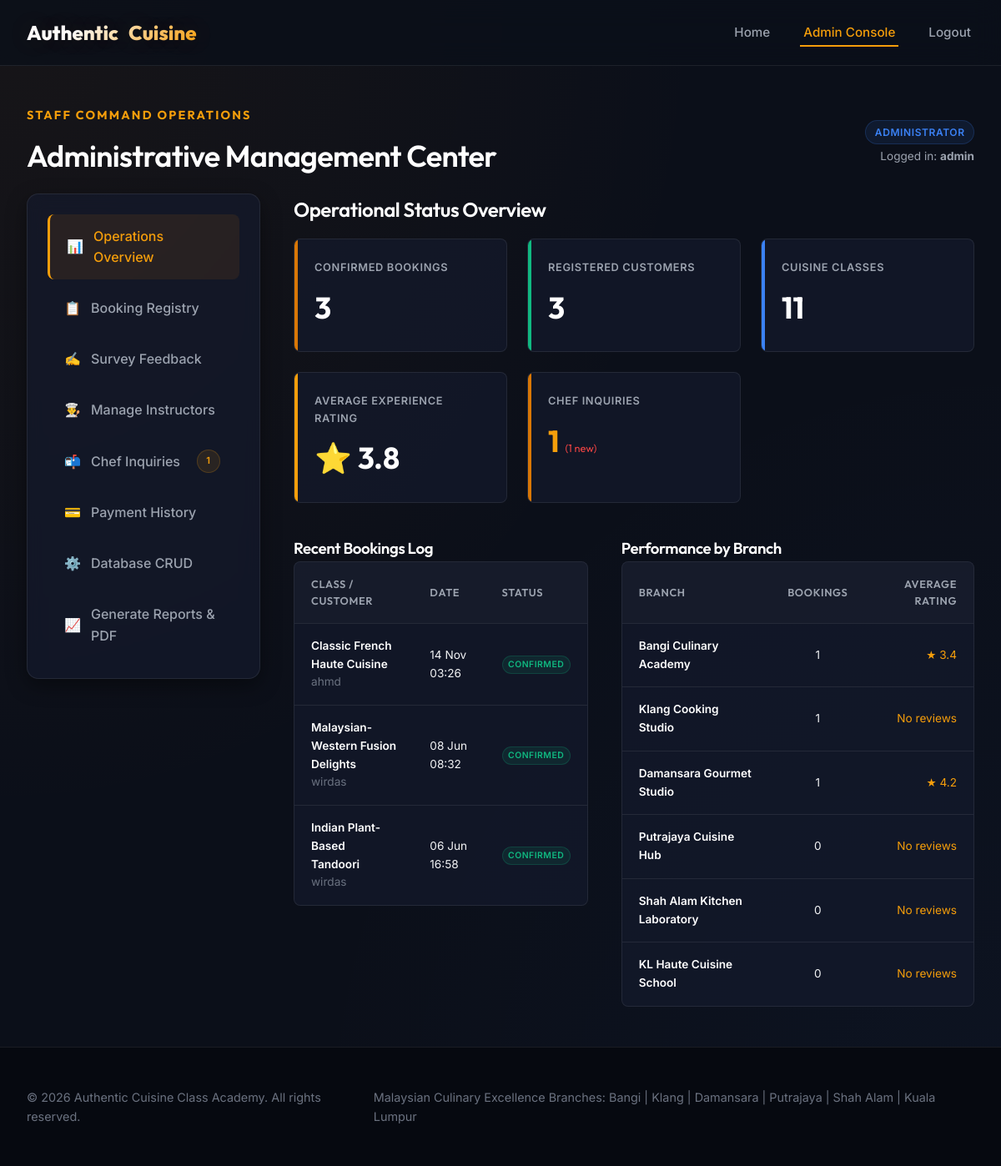
Page /admin-dashboard.php (signed in) on the earlier database version.
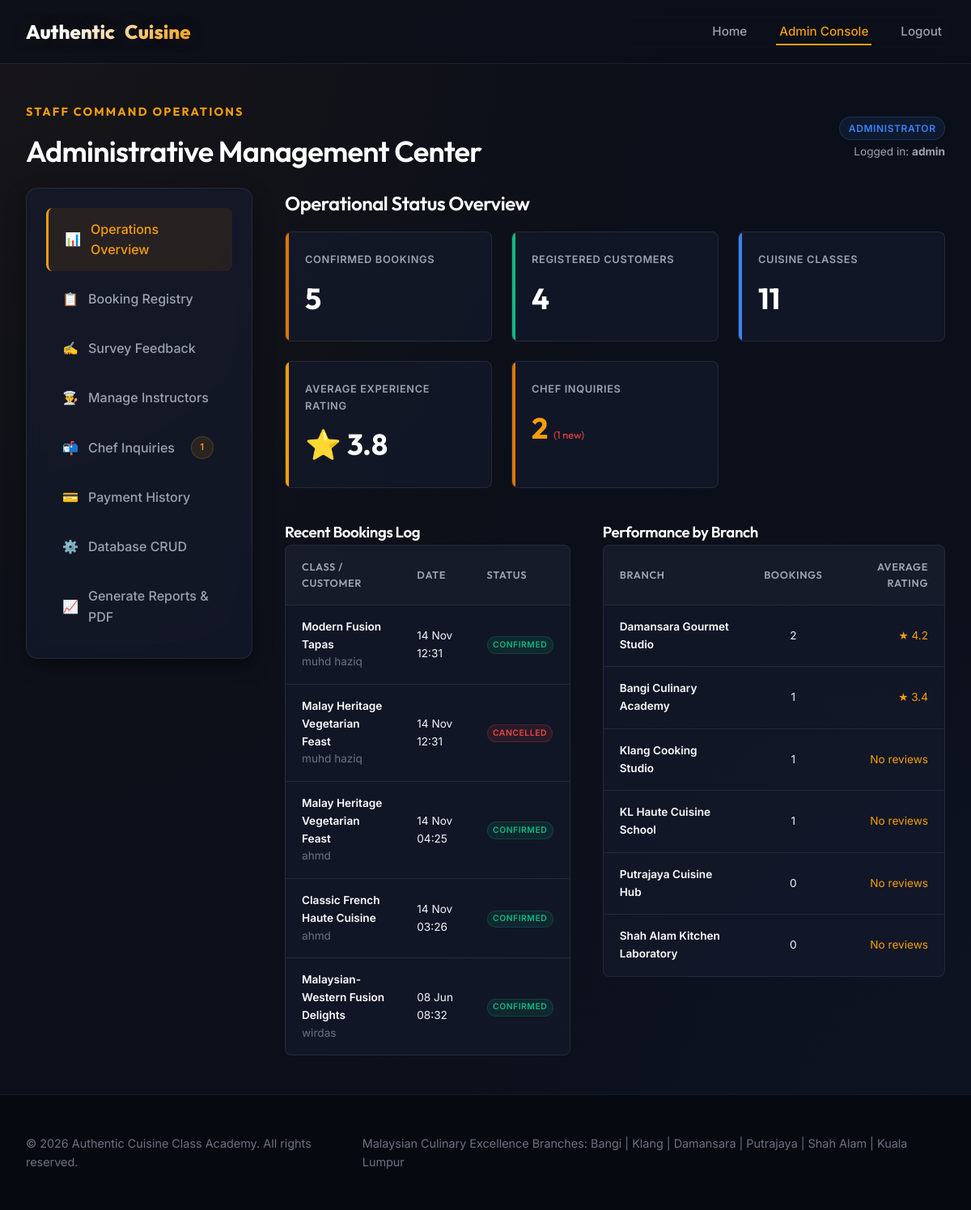
Same page on the later database version.
### tables this page shows
CREATE TABLE `bookings` (
  `id` varchar(255) NOT NULL,
  `customer_id` varchar(255) NOT NULL,
  `class_id` varchar(255) NOT NULL,
  `booking_date` timestamp NOT NULL DEFAULT current_timestamp(),
  `status` varchar(50) NOT NULL DEFAULT 'Confirmed',
  `payment_status` enum('Paid','Unpaid') NOT NULL DEFAULT 'Unpaid',
  PRIMARY KEY (`id`),
  KEY `customer_id` (`customer_id`),
  KEY `class_id` (`class_id`),
  CONSTRAINT `bookings_ibfk_1` FOREIGN KEY (`customer_id`) REFERENCES `customers` (`id`) ON DELETE CASCADE,
  CONSTRAINT `bookings_ibfk_2` FOREIGN KEY (`class_id`) REFERENCES `cuisineclasses` (`id`) ON DELETE CASCADE
);

CREATE TABLE `cuisineclasses` (
  `id` varchar(255) NOT NULL,
  `branch_id` varchar(255) NOT NULL,
  `name` varchar(255) NOT NULL,
  `description` text NOT NULL,
  `cuisine_type` varchar(100) NOT NULL,
  `instructor_id` varchar(255) DEFAULT NULL,
  `instructor` varchar(255) NOT NULL,
  `schedule` datetime NOT NULL,
  `capacity` int(11) NOT NULL,
  `price` decimal(10,2) NOT NULL,
  PRIMARY KEY (`id`),
  KEY `branch_id` (`branch_id`),
  CONSTRAINT `cuisineclasses_ibfk_1` FOREIGN KEY (`branch_id`) REFERENCES `branches` (`id`) ON DELETE CASCADE
);

CREATE TABLE `customers` (
  `id` varchar(255) NOT NULL,
  `name` varchar(255) NOT NULL,
  `email` varchar(255) NOT NULL,
  `password` varchar(255) NOT NULL,
  `phone` varchar(50) NOT NULL,
  `created_at` timestamp NOT NULL DEFAULT current_timestamp(),
  PRIMARY KEY (`id`),
  UNIQUE KEY `email` (`email`)
);

CREATE TABLE `branches` (
  `id` varchar(255) NOT NULL,
  `name` varchar(255) NOT NULL,
  `address` text NOT NULL,
  `city` varchar(100) NOT NULL,
  `phone` varchar(50) NOT NULL,
  PRIMARY KEY (`id`)
);

### admin-dashboard.php (the view, shortened to what this page needs)
<?php
require_once __DIR__ . '/auth.php';
$admin_username = $_SESSION['admin_username'];
$admin_role = $_SESSION['admin_role'];
$total_bookings = $pdo->query("SELECT COUNT(*) FROM bookings WHERE status = 'Confirmed'")->fetchColumn();
$total_customers = $pdo->query("SELECT COUNT(*) FROM customers")->fetchColumn();
$total_classes = $pdo->query("SELECT COUNT(*) FROM cuisineclasses")->fetchColumn();
$avg_rating_sql = "SELECT AVG(CAST(response AS DECIMAL(10,2)))
                   FROM surveys s
                   JOIN questions q ON s.question_id = q.id
                   WHERE q.question_type = 'rating'";
$avg_rating = round((float)$pdo->query($avg_rating_sql)->fetchColumn(), 2);
$latest_bookings = $pdo->query("SELECT b.id, b.booking_date, b.status, c.name as customer_name, cl.name as class_name
                                FROM bookings b
                                JOIN customers c ON b.customer_id = c.id
                                JOIN cuisineclasses cl ON b.class_id = cl.id
                                ORDER BY b.booking_date DESC LIMIT 5")->fetchAll();
$branch_stats = $pdo->query("
    SELECT br.id, br.name,
           (SELECT COUNT(*) FROM bookings bk JOIN cuisineclasses cls ON bk.class_id = cls.id WHERE cls.branch_id = br.id AND bk.status = 'Confirmed') as active_bookings,
           (SELECT AVG(CAST(s.response AS DECIMAL(10,2)))
            FROM surveys s
            JOIN bookings b ON s.booking_id = b.id
            JOIN cuisineclasses cls ON b.class_id = cls.id
            JOIN questions q ON s.question_id = q.id
            WHERE cls.branch_id = br.id
            AND q.question_type = 'rating') as avg_score
    FROM branches br
    ORDER BY active_bookings DESC
")->fetchAll();
$all_inquiries = $pdo->query("SELECT * FROM inquiries ORDER BY submitted_at DESC")->fetchAll();
$new_inquiries_count = $pdo->query("SELECT COUNT(*) FROM inquiries WHERE status = 'New'")->fetchColumn();
?>
<!DOCTYPE html>
<html lang="en">
<head>
    <link rel="stylesheet" href="style.css">
</head>
<body>
    <header>
        <div class="nav-container">
            <a href="index.php" class="logo">Authentic <span>Cuisine</span></a>
            <ul class="nav-links">
                <li><a href="index.php">Home</a></li>
                <li><a href="admin-dashboard.php" class="active">Admin Console</a></li>
                <li><a href="logout.php">Logout</a></li>
            </ul>
        </div>
    </header>
    <div class="container">
        <div class="flex-between mb-4">
            <div>
                <span class="section-subtitle">Staff Command Operations</span>
                <h1 style="font-size: 2.25rem;">Administrative Management Center</h1>
            </div>
            <div class="text-right">
                <span class="badge badge-info" style="margin-bottom: 0.25rem;"><?php echo htmlspecialchars($admin_role); ?></span>
                <div style="font-size: 0.85rem; color: var(--text-secondary);">Logged in: <strong><?php echo htmlspecialchars($admin_username); ?></strong></div>
            </div>
        </div>
        <div class="dashboard-grid">
            <div class="sidebar">
                <div class="card" style="padding: 1.5rem; width:100%;">
                    <ul class="sidebar-nav">
                        <li class="sidebar-nav-link active" onclick="switchSection('overview', this)">
                            <span>📊</span> Operations Overview
                        </li>
                        <li class="sidebar-nav-link" onclick="switchSection('registry', this)">
                            <span>📋</span> Booking Registry
                        </li>
                        <li class="sidebar-nav-link" onclick="switchSection('feedback', this)">
                            <span>✍️</span> Survey Feedback
                        </li>
                        <li class="sidebar-nav-link" onclick="switchSection('instructors', this)">
                            <span>👨‍🍳</span> Manage Instructors
                        </li>
                        <li class="sidebar-nav-link" onclick="switchSection('inquiries', this)">
                            <span>📬</span> Chef Inquiries <?php if ($new_inquiries_count > 0): ?><span class="badge badge-warning" style="margin-left:0.5rem; font-size:0.7rem;"><?php echo $new_inquiries_count; ?></span><?php endif; ?>
                        </li>
                        <li class="sidebar-nav-link" onclick="switchSection('payments', this)">
                            <span>💳</span> Payment History
                        </li>
                        <li class="sidebar-nav-link" onclick="switchSection('crud', this)">
                            <span>⚙️</span> Database CRUD
                        </li>
                        <li class="sidebar-nav-link" onclick="switchSection('reports', this)">
                            <span>📈</span> Generate Reports & PDF
                        </li>
                    </ul>
                </div>
            </div>
            <div class="content-area">
                <section id="section-overview" class="dashboard-section">
                    <h2 class="mb-4">Operational Status Overview</h2>
                    <div class="stats-row">
                        <div class="stat-card">
                            <span class="stat-label">Confirmed Bookings</span>
                            <span class="stat-value"><?php echo $total_bookings; ?></span>
                        </div>
                        <div class="stat-card stat-success">
                            <span class="stat-label">Registered Customers</span>
                            <span class="stat-value"><?php echo $total_customers; ?></span>
                        </div>
                        <div class="stat-card stat-info">
                            <span class="stat-label">Cuisine Classes</span>
                            <span class="stat-value"><?php echo $total_classes; ?></span>
                        </div>
                        <div class="stat-card stat-warning">
                            <span class="stat-label">Average Experience Rating</span>
                            <span class="stat-value">⭐ <?php echo $avg_rating > 0 ? $avg_rating : 'N/A'; ?></span>
                        </div>
                        <div class="stat-card" style="cursor: pointer;" onclick="document.querySelector('.sidebar-nav-link[onclick*=\'inquiries\']').click()">
                            <span class="stat-label">Chef Inquiries</span>
                            <span class="stat-value" style="color: var(--accent-gold-light);"><?php echo count($all_inquiries); ?> <?php if ($new_inquiries_count > 0): ?><small style="font-size:0.8rem; color:#ef4444; font-weight:normal;">(<?php echo $new_inquiries_count; ?> new)</small><?php endif; ?></span>
                        </div>
                    </div>
                    <div class="grid-half">
                        <div>
                            <h3 class="mb-3">Recent Bookings Log</h3>
                            <div class="table-responsive">
                                <table style="font-size: 0.85rem;">
                                    <thead>
                                        <tr>
                                            <th>Class / Customer</th>
                                            <th>Date</th>
                                            <th>Status</th>
                                        </tr>
                                    </thead>
                                    <tbody>
                                        <?php foreach ($latest_bookings as $lbk): ?>
                                            <tr>
                                                <td>
                                                    <div style="font-weight:600; color:#ffffff;"><?php echo htmlspecialchars($lbk['class_name']); ?></div>
                                                    <span class="text-dim"><?php echo htmlspecialchars($lbk['customer_name']); ?></span>
                                                </td>
                                                <td><?php echo date('d M H:i', strtotime($lbk['booking_date'])); ?></td>
                                                <td>
                                                    <span class="badge badge-<?php echo $lbk['status'] === 'Confirmed' ? 'success' : 'danger'; ?>" style="font-size:0.65rem; padding:0.1rem 0.4rem;">
                                                        <?php echo $lbk['status']; ?>
                                                    </span>
                                                </td>
                                            </tr>
                                        <?php endforeach; ?>
                                    </tbody>
                                </table>
                            </div>
                        </div>
                        <div>
                            <h3 class="mb-3">Performance by Branch</h3>
                            <div class="table-responsive">
                                <table style="font-size: 0.85rem;">
                                    <thead>
                                        <tr>
                                            <th>Branch</th>
                                            <th class="text-center">Bookings</th>
                                            <th class="text-right">Average Rating</th>
                                        </tr>
                                    </thead>
                                    <tbody>
                                        <?php foreach ($branch_stats as $bs): ?>
                                            <tr>
                                                <td style="font-weight:600; color:#ffffff;"><?php echo htmlspecialchars($bs['name']); ?></td>
                                                <td class="text-center"><?php echo $bs['active_bookings']; ?></td>
                                                <td class="text-right text-gold">
                                                    <?php echo $bs['avg_score'] ? '★ ' . round((float)$bs['avg_score'], 1) : 'No reviews'; ?>
                                                </td>
                                            </tr>
                                        <?php endforeach; ?>
                                    </tbody>
                                </table>
                            </div>
                        </div>
                    </div>
                </section>
                    </div>
            </div>
        </div>
    <footer>
        <div class="footer-container">
            <p>&copy; 2026 Authentic Cuisine Class Academy. All rights reserved.</p>
            <p>Malaysian Culinary Excellence Branches: Bangi | Klang | Damansara | Putrajaya | Shah Alam | Kuala Lumpur</p>
        </div>
    </footer>
</body>
</html>

### admin-dashboard.php (style rules this page uses)
.grid-half { display: grid; grid-template-columns: 1fr 1.2fr; gap: 2.5rem; }

Differences in the rows shown:
no longer on this page (row edited): bookings: class.name "Indian Plant-Based Tandoori", customer.name "wirdas", booking_date "06 Jun 16:58", status "CONFIRMED"
added bookings: class.name "Modern Fusion Tapas", customer.name "muhd haziq", booking_date "14 Nov 12:31", status "CONFIRMED"
added bookings: class.name "Malay Heritage Vegetarian Feast", customer.name "muhd haziq", booking_date "14 Nov 12:31", status "CANCELLED"
added bookings: class.name "Malay Heritage Vegetarian Feast", customer.name "ahmd", booking_date "14 Nov 04:25", status "CONFIRMED"
shown differently, row unchanged: branches "Damansara Gourmet Studio": active_bookings "1" → "2"; moves up the list
shown differently, row unchanged: branches "KL Haute Cuisine School": active_bookings "0" → "1"; moves up the list
Other differences:
$total_bookings: "3" → "5"
$total_customers: "3" → "4"
count($all_inquiries): "1" → "2"
